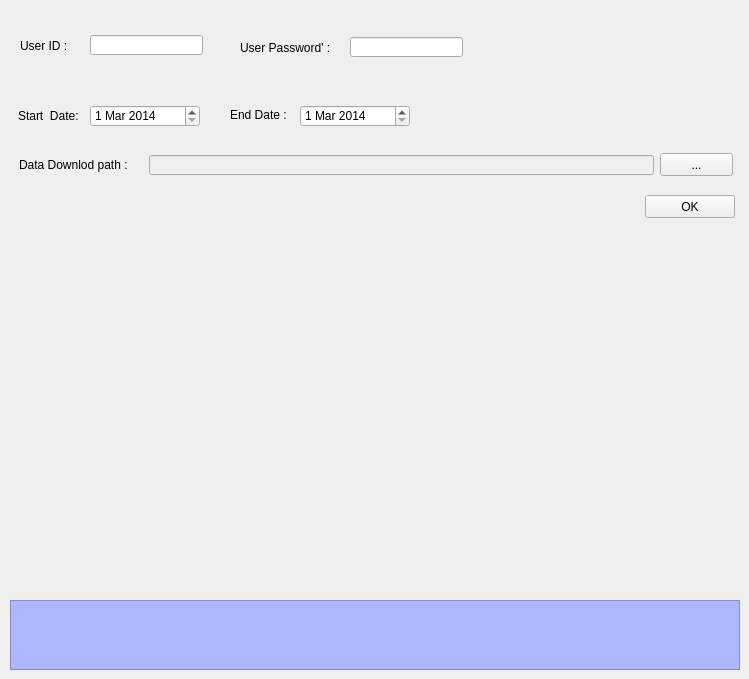
    <widget class="QWidget" name="tab_12">
     <attribute name="title">
      <string>Data Download</string>
     </attribute>
     <widget class="QLabel" name="label_3">
      <property name="geometry">
       <rect>
        <x>18</x>
        <y>106</y>
        <width>70</width>
        <height>20</height>
       </rect>
      </property>
      <property name="text">
       <string>Start  Date: </string>
      </property>
     </widget>
     <widget class="QDateEdit" name="end_date">
      <property name="geometry">
       <rect>
        <x>300</x>
        <y>105</y>
        <width>110</width>
        <height>22</height>
       </rect>
      </property>
      <property name="date">
       <date>
        <year>2014</year>
        <month>3</month>
        <day>1</day>
       </date>
      </property>
     </widget>
     <widget class="QDateEdit" name="start_date">
      <property name="geometry">
       <rect>
        <x>90</x>
        <y>105</y>
        <width>110</width>
        <height>22</height>
       </rect>
      </property>
      <property name="date">
       <date>
        <year>2014</year>
        <month>3</month>
        <day>1</day>
       </date>
      </property>
     </widget>
     <widget class="QPushButton" name="btn_datadownload">
      <property name="geometry">
       <rect>
        <x>645</x>
        <y>195</y>
        <width>90</width>
        <height>23</height>
       </rect>
      </property>
      <property name="text">
       <string>OK</string>
      </property>
     </widget>
     <widget class="QLabel" name="label_4">
      <property name="geometry">
       <rect>
        <x>230</x>
        <y>105</y>
        <width>70</width>
        <height>20</height>
       </rect>
      </property>
      <property name="text">
       <string>End Date : </string>
      </property>
     </widget>
     <widget class="QLabel" name="label_18">
      <property name="geometry">
       <rect>
        <x>19</x>
        <y>155</y>
        <width>120</width>
        <height>20</height>
       </rect>
      </property>
      <property name="text">
       <string>Data Downlod path :</string>
      </property>
     </widget>
     <widget class="QLineEdit" name="txt_bat_path">
      <property name="enabled">
       <bool>false</bool>
      </property>
      <property name="geometry">
       <rect>
        <x>149</x>
        <y>155</y>
        <width>505</width>
        <height>20</height>
       </rect>
      </property>
     </widget>
     <widget class="QPushButton" name="btn_bat_path">
      <property name="geometry">
       <rect>
        <x>660</x>
        <y>153</y>
        <width>73</width>
        <height>23</height>
       </rect>
      </property>
      <property name="text">
       <string>...</string>
      </property>
     </widget>
     <widget class="QLabel" name="label_41">
      <property name="geometry">
       <rect>
        <x>20</x>
        <y>40</y>
        <width>56</width>
        <height>12</height>
       </rect>
      </property>
      <property name="text">
       <string>User ID : </string>
      </property>
     </widget>
     <widget class="QLabel" name="label_42">
      <property name="geometry">
       <rect>
        <x>240</x>
        <y>40</y>
        <width>105</width>
        <height>15</height>
       </rect>
      </property>
      <property name="text">
       <string>User Password' : </string>
      </property>
     </widget>
     <widget class="QLineEdit" name="txt_userID">
      <property name="geometry">
       <rect>
        <x>90</x>
        <y>35</y>
        <width>113</width>
        <height>20</height>
       </rect>
      </property>
     </widget>
     <widget class="QLineEdit" name="txt_userPW">
      <property name="geometry">
       <rect>
        <x>350</x>
        <y>37</y>
        <width>113</width>
        <height>20</height>
       </rect>
      </property>
     </widget>
     <widget class="QTextEdit" name="txt_Convert_EX_2">
      <property name="enabled">
       <bool>false</bool>
      </property>
      <property name="geometry">
       <rect>
        <x>10</x>
        <y>600</y>
        <width>730</width>
        <height>70</height>
       </rect>
      </property>
      <property name="styleSheet">
       <string notr="true">background-color: rgb(174, 182, 255);
font: 75 10pt &quot;MS Shell Dlg 2&quot;;</string>
      </property>
     </widget>
    </widget>
